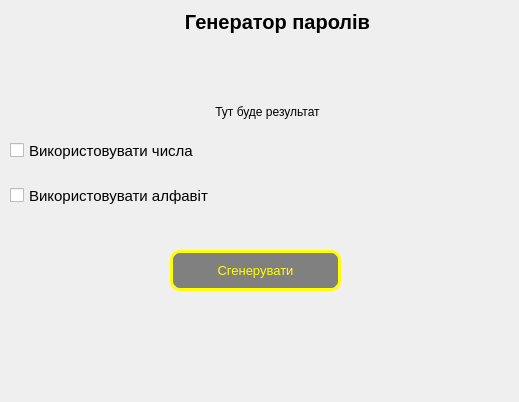
<?xml version="1.0" encoding="UTF-8"?>
<ui version="4.0">
 <class>mainWindow</class>
 <widget class="QMainWindow" name="mainWindow">
  <property name="geometry">
   <rect>
    <x>0</x>
    <y>0</y>
    <width>519</width>
    <height>402</height>
   </rect>
  </property>
  <property name="windowTitle">
   <string>Вікно</string>
  </property>
  <widget class="QWidget" name="centralwidget">
   <widget class="QLabel" name="Text">
    <property name="geometry">
     <rect>
      <x>180</x>
      <y>10</y>
      <width>195</width>
      <height>24</height>
     </rect>
    </property>
    <property name="font">
     <font>
      <pointsize>15</pointsize>
      <weight>75</weight>
      <italic>false</italic>
      <bold>true</bold>
      <underline>false</underline>
     </font>
    </property>
    <property name="text">
     <string>Генератор паролів</string>
    </property>
    <property name="alignment">
     <set>Qt::AlignCenter</set>
    </property>
   </widget>
   <widget class="QLabel" name="result">
    <property name="geometry">
     <rect>
      <x>170</x>
      <y>100</y>
      <width>195</width>
      <height>24</height>
     </rect>
    </property>
    <property name="font">
     <font>
      <pointsize>9</pointsize>
      <weight>50</weight>
      <italic>false</italic>
      <bold>false</bold>
      <underline>false</underline>
      <kerning>true</kerning>
     </font>
    </property>
    <property name="text">
     <string>Тут буде результат</string>
    </property>
    <property name="alignment">
     <set>Qt::AlignCenter</set>
    </property>
   </widget>
   <widget class="QCheckBox" name="check_num">
    <property name="geometry">
     <rect>
      <x>10</x>
      <y>140</y>
      <width>521</width>
      <height>21</height>
     </rect>
    </property>
    <property name="font">
     <font>
      <pointsize>11</pointsize>
     </font>
    </property>
    <property name="text">
     <string>Використовувати числа</string>
    </property>
   </widget>
   <widget class="QCheckBox" name="check_alp">
    <property name="geometry">
     <rect>
      <x>10</x>
      <y>180</y>
      <width>521</width>
      <height>31</height>
     </rect>
    </property>
    <property name="font">
     <font>
      <pointsize>11</pointsize>
     </font>
    </property>
    <property name="text">
     <string>Використовувати алфавіт</string>
    </property>
   </widget>
   <widget class="QPushButton" name="pushButton">
    <property name="geometry">
     <rect>
      <x>170</x>
      <y>250</y>
      <width>171</width>
      <height>41</height>
     </rect>
    </property>
    <property name="font">
     <font>
      <pointsize>10</pointsize>
     </font>
    </property>
    <property name="styleSheet">
     <string notr="true">Border:3px solid yellow;
Border-radius:10px; 
Background-color:grey;
color:yellow;
padding:10px;</string>
    </property>
    <property name="text">
     <string>Сгенерувати</string>
    </property>
   </widget>
  </widget>
 </widget>
 <resources/>
 <connections/>
</ui>
